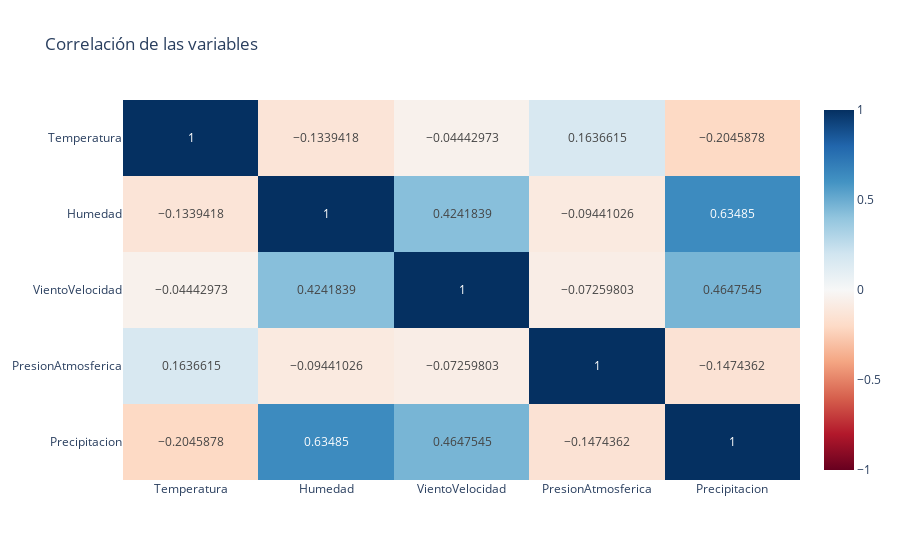

This figure's notebook cell:
### Markdown cell above
Procedemos a realizar la matriz de correlación para ver cual es la relación entre las variables.

### Code cell
corr = df_renamed[columnas_numericas].corr()

px.imshow(corr,  zmin=-1, zmax=1, title='Correlación de las variables', text_auto=True, color_continuous_scale='RdBu', aspect='auto')

### Figure 1 — Plotly figure (JSON) as saved in the notebook; plotly's stock layout.template omitted (floating-point values rounded to 4 significant figures)
{"data": [{"coloraxis": "coloraxis", "hovertemplate": "x: %{x}<br>y: %{y}<br>color: %{z}<extra></extra>", "name": "0", "texttemplate": "%{z}", "type": "heatmap", "x": ["Temperatura", "Humedad", "VientoVelocidad", "PresionAtmosferica", "Precipitacion"], "xaxis": "x", "y": ["Temperatura", "Humedad", "VientoVelocidad", "PresionAtmosferica", "Precipitacion"], "yaxis": "y", "z": [[1, -0.1339, -0.04443, 0.1637, -0.2046], [-0.1339, 1, 0.4242, -0.09441, 0.6348], [-0.04443, 0.4242, 1, -0.0726, 0.4648], [0.1637, -0.09441, -0.0726, 1, -0.1474], [-0.2046, 0.6348, 0.4648, -0.1474, 1]]}], "layout": {"coloraxis": {"cmax": 1, "cmin": -1, "colorscale": [[0, "rgb(103,0,31)"], [0.1, "rgb(178,24,43)"], [0.2, "rgb(214,96,77)"], [0.3, "rgb(244,165,130)"], [0.4, "rgb(253,219,199)"], [0.5, "rgb(247,247,247)"], [0.6, "rgb(209,229,240)"], [0.7, "rgb(146,197,222)"], [0.8, "rgb(67,147,195)"], [0.9, "rgb(33,102,172)"], [1, "rgb(5,48,97)"]]}, "title": {"text": "Correlación de las variables"}, "xaxis": {"anchor": "y", "domain": [0, 1]}, "yaxis": {"anchor": "x", "autorange": "reversed", "domain": [0, 1]}}}
